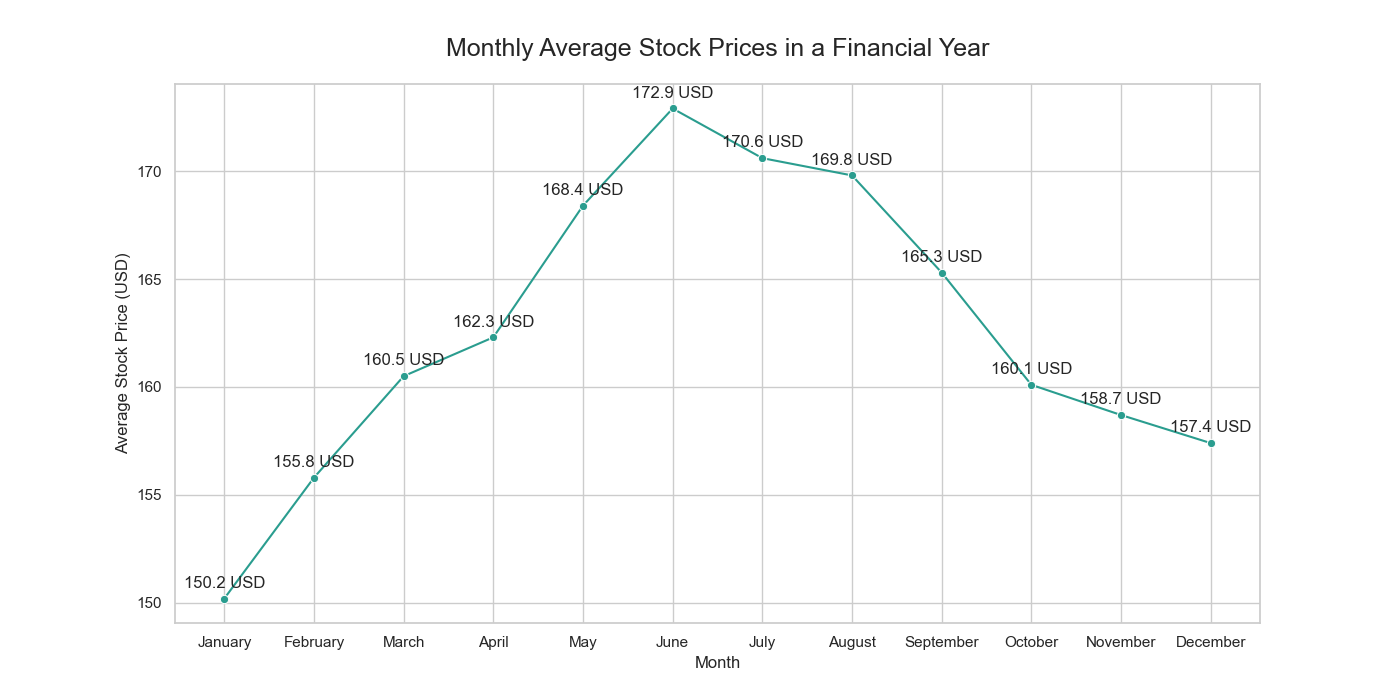

Write the Python code that produced this figure.

import seaborn as sns
import pandas as pd
import matplotlib.pyplot as plt

# Data
data = {
    "Month": ["January", "February", "March", "April", "May", "June", 
              "July", "August", "September", "October", "November", "December"],
    "AverageStockPrice": [150.2, 155.8, 160.5, 162.3, 168.4, 172.9, 170.6, 169.8, 165.3, 160.1, 158.7, 157.4]
}

# Create DataFrame
df = pd.DataFrame(data)

# Convert 'Month' to a categorical type to maintain month order in the plot
df['Month'] = pd.Categorical(df['Month'], categories=[
    "January", "February", "March", "April", "May", "June", 
    "July", "August", "September", "October", "November", "December"], ordered=True)

# Create the line plot
plt.figure(figsize=(14, 7))
sns.lineplot(x="Month", y="AverageStockPrice", data=df, marker='o', color='#2A9D8F')

# Annotate each point with the stock price value
for i in range(df.shape[0]):
    plt.text(x=df['Month'][i], y=df['AverageStockPrice'][i] + 0.5, s=f"{df['AverageStockPrice'][i]} USD", 
             horizontalalignment='center')

# Set the title and labels
plt.title('Monthly Average Stock Prices in a Financial Year', fontsize=18, pad=20)
plt.xlabel('Month')
plt.ylabel('Average Stock Price (USD)')

# Show the plot
plt.show()
